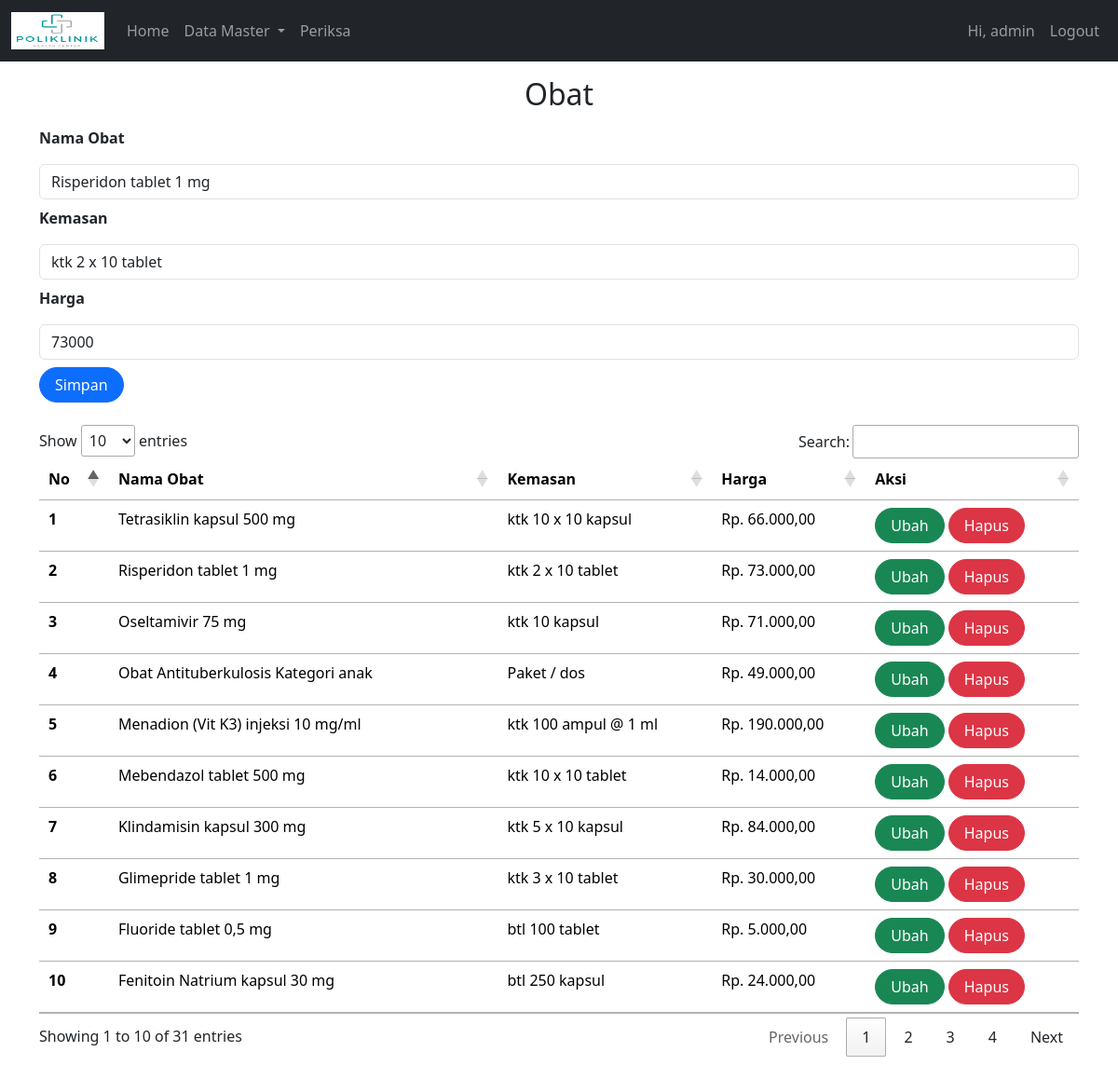
Screenshot of /index.php?page=obat&id=30 (signed in) with the database file from the repository.
### tables this page shows
CREATE TABLE `obat` (
  `id` int(11) NOT NULL,
  `nama_obat` varbinary(255) NOT NULL,
  `kemasan` varchar(255) NOT NULL,
  `harga` int(50) NOT NULL
);

### obat.php (the view, shortened to what this page needs)
<form class="form row" method="POST" action="" name="myForm" onsubmit="return(validate());">
    <?php
    include ('koneksi.php');
    $nama_obat = '';
    $kemasan = '';
    $harga = '';
    if (isset($_GET['id'])) {
        $ambil = mysqli_query($mysqli,
        "SELECT * FROM obat
        WHERE id='" . $_GET['id'] . "'");
        while ($row = mysqli_fetch_array($ambil)) {
            $nama_obat = $row['nama_obat'];
            $kemasan = $row['kemasan'];
            $harga = $row['harga'];
        }
    ?>
    <?php
    }
    ?>
    <div>
        <label class="form-label fw-bold">
            Nama Obat
        </label>
        <input type="text" class="form-control my-2" name="nama_obat" value="<?php echo $nama_obat ?>">
        <label class="form-label fw-bold">
            Kemasan
        </label>
        <input type="text" class="form-control my-2" name="kemasan" value="<?php echo $kemasan ?>">
        <label class="form-label fw-bold">
        Harga
        </label>
        <input type="text" class="form-control my-2" name="harga" value="<?php echo $harga ?>">
        <button type="submit" class="btn btn-primary rounded-pill px-3" name="simpan">Simpan</button>
  </div>
</form>
<div class="table-responsive my-4">
    <table class="table table-responsive" id="myTable">
        <thead>
            <tr>
                <th scope="col">No</th>
                <th scope="col">Nama Obat</th>
                <th scope="col">Kemasan</th>
                <th scope="col">Harga</th>
                <th scope="col">Aksi</th>
            </tr>
        </thead>
        <tbody>
            <?php
            $result = mysqli_query(
                $mysqli,"SELECT * FROM obat ORDER BY nama_obat DESC"
                );
            $no = 1;
            while ($data = mysqli_fetch_array($result)) {
            ?>
                <tr>
                    <th scope="row"><?php echo $no++ ?></th>
                    <td><?php echo $data['nama_obat'] ?></td>
                    <td><?php echo $data['kemasan'] ?></td>
                    <td><?php echo "Rp. " .number_format($data['harga'],2,',','.')?></td>
                    <td>
                        <a class="btn btn-success rounded-pill px-3"
                        href="index.php?page=obat&id=<?php echo $data['id'] ?>">Ubah
                        </a>
                        <a class="btn btn-danger rounded-pill px-3"
                        href="index.php?page=obat&id=<?php echo $data['id'] ?>&aksi=hapus">Hapus
                        </a>
                    </td>
                </tr>
            <?php
            }
            ?>
        </tbody>
    </table>
</div>

### rows the page displays
obat: nama_obat "Risperidon tablet 1 mg", kemasan "ktk 2 x 10 tablet", harga "73000", harga "73.000,00"
obat: nama_obat "Tetrasiklin kapsul 500 mg", kemasan "ktk 10 x 10 kapsul", harga "66.000,00"
obat: nama_obat "Oseltamivir 75 mg", kemasan "ktk 10 kapsul", harga "71.000,00"
obat: nama_obat "Obat Antituberkulosis Kategori anak", kemasan "Paket / dos", harga "49.000,00"
obat: nama_obat "Menadion (Vit K3) injeksi 10 mg/ml", kemasan "ktk 100 ampul @ 1 ml", harga "190.000,00"
obat: nama_obat "Mebendazol tablet 500 mg", kemasan "ktk 10 x 10 tablet", harga "14.000,00"
obat: nama_obat "Klindamisin kapsul 300 mg", kemasan "ktk 5 x 10 kapsul", harga "84.000,00"
obat: nama_obat "Glimepride tablet 1 mg", kemasan "ktk 3 x 10 tablet", harga "30.000,00"
obat: nama_obat "Fluoride tablet 0,5 mg", kemasan "btl 100 tablet", harga "5.000,00"
obat: nama_obat "Fenitoin Natrium kapsul 30 mg", kemasan "btl 250 kapsul", harga "24.000,00"

### other values shown
$_SESSION['username'] "admin"
$_GET['page'] "Obat"
